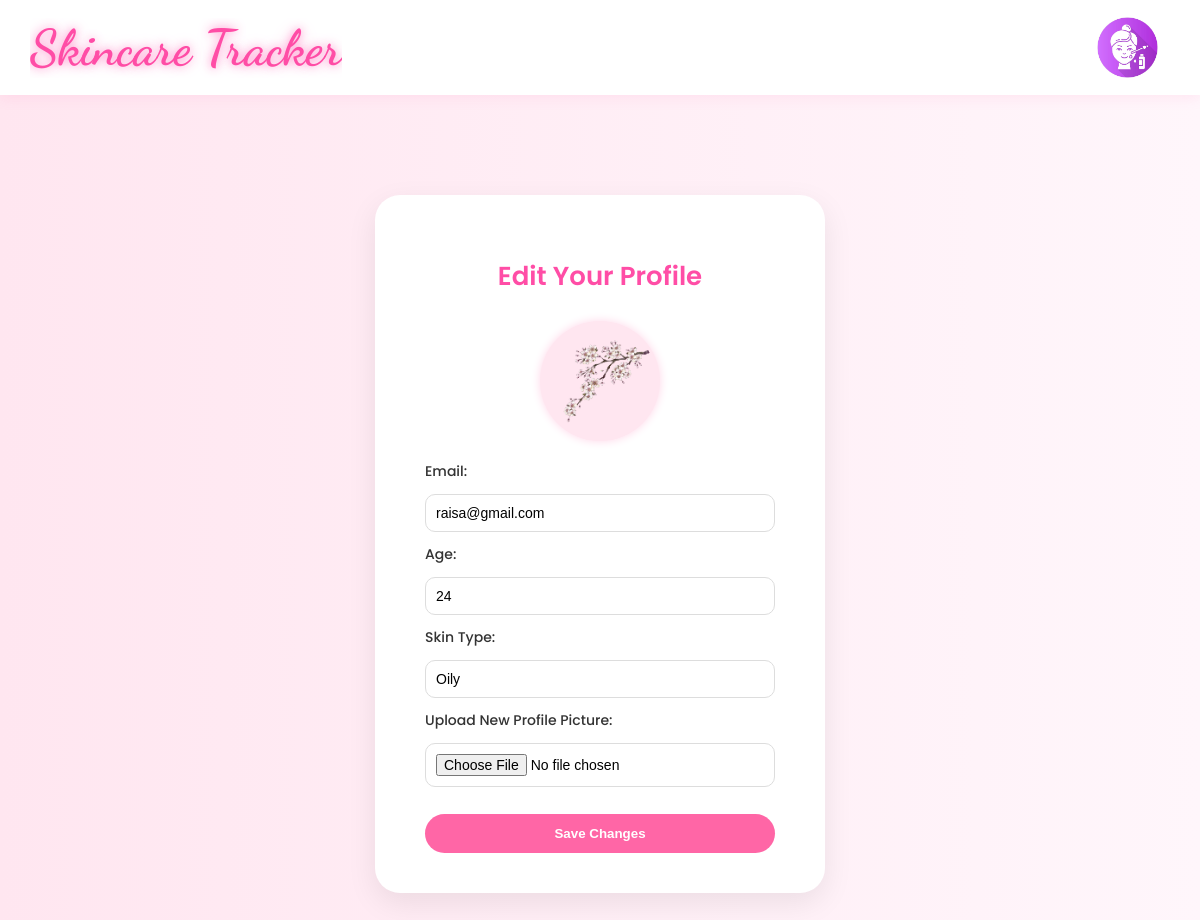
/user/edit_profile (signed in), run on the app's committed database.
### tables this page shows
CREATE TABLE Users (
    user_id INTEGER PRIMARY KEY AUTOINCREMENT,
    username TEXT UNIQUE NOT NULL,
    password TEXT NOT NULL,
    email TEXT UNIQUE NOT NULL,
    age INTEGER,
    skintype TEXT,
    profile_pic TEXT
);

### routes/user_routes.py (the view, shortened to what this page needs)
@user_bp.route("/edit_profile", methods=["GET", "POST"])
def edit_profile():
    if "user_id" not in session:
        return redirect(url_for("user.login_user"))
    db = __import__("app").app.get_db_connection()
    user_id = session["user_id"]
    data = db.execute(
        "SELECT email, age, skintype, profile_pic FROM Users WHERE user_id=?",
        (user_id,)
    ).fetchone()
    db.close()
    return render_template(
        "user/edit_profile.html",
        user={
            "email": data[0],
            "age": data[1],
            "skintype": data[2],
            "picture": data[3]
        }
    )

### app.py (called while the page is built)
def get_db_connection():
    conn = sqlite3.connect(st_db)
    conn.row_factory = sqlite3.Row
    return conn

### templates/user/edit_profile.html
{% extends "base.html" %}
{% block content %}
<div class="edit-profile-wrapper">
    <div class="edit-profile-card">
        <h2 class="edit-title">Edit Your Profile</h2>
        <div class="edit-picture-frame">
            <img src="{{ url_for('static', filename='images/' + (user.picture or 'skincare-user-icon.png')) }}" alt="Current Profile" class="edit-profile-pic">
        </div>
        <form action="{{ url_for('user.edit_profile') }}" method="POST" enctype="multipart/form-data" class="edit-form">
            <label>Email:</label>
            <input type="text" name="email" value="{{ user.email }}" required>
            <label>Age:</label>
            <input type="number" name="age" value="{{ user.age }}" required>
            <label>Skin Type:</label>
            <input type="text" name="skintype" value="{{ user.skintype }}" required>
            <label>Upload New Profile Picture:</label>
            <input type="file" name="profile_picture" accept="image/*">
            <button type="submit" class="save-btn">Save Changes</button>
        </form>
    </div>
</div>
{% endblock %}

### static/css/style.css (style rules this page uses)
body { font-family: 'Poppins', sans-serif; background: linear-gradient(to right, #ffe6f0, #fff6fb); margin: 0; padding: 0; }
.edit-profile-wrapper { display: flex; justify-content: center; align-items: flex-start; padding-top: 100px; padding-bottom: 60px; min-height: 100vh; box-sizing: border-box; }
.edit-profile-card { background-color: white; padding: 40px 50px; border-radius: 25px; box-shadow: 0 10px 30px rgba(0, 0, 0, 0.08); width: 350px; text-align: center; }
.edit-title { font-size: 26px; color: #ff4da6; margin-bottom: 25px; font-weight: 600; }
.edit-picture-frame { width: 120px; height: 120px; background-color: #ffe6f0; border-radius: 50%; margin: 0 auto 20px auto; box-shadow: 0 0 10px #ffd6e8; overflow: hidden; }
.edit-profile-pic { width: 100%; height: 100%; object-fit: cover; border-radius: 50%; }
.edit-form { display: flex; flex-direction: column; gap: 12px; }
.edit-form label { text-align: left; font-size: 14px; font-weight: 500; color: #333; }
.edit-form input[type="text"], .edit-form input[type="number"], .edit-form input[type="file"] { padding: 10px; border-radius: 10px; border: 1px solid #ddd; outline: none; font-size: 14px; }
.save-btn { margin-top: 15px; padding: 12px; background-color: #ff66a6; color: white; border: none; border-radius: 20px; font-weight: bold; cursor: pointer; transition: background-color 0.3s; }

### data on the page
Users: profile_pic (picture), email "raisa@gmail.com", age "24", skintype "Oily"
